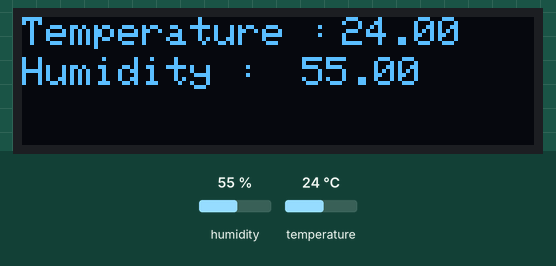
Bench run of a sketch on a simulated Raspberry Pi Pico. Shown: 128×32 one-colour display. The test bench sets the inputs (shaded band); at power-on: humidity 55 %, temperature 24 °C. The display library's start-up logo is not drawn; what the sketch prints to the serial monitor is not drawn.

Above: at 2.7 s.
2.8 s: humidity set to 22 %
At 5.6 s:
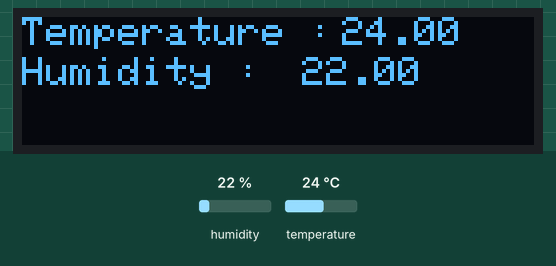
9.7 s: temperature set to 12 °C
At 12.1 s:
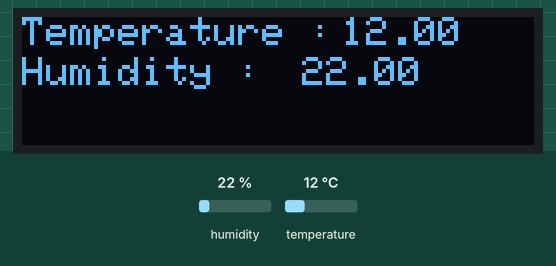
13.8 s: humidity set to 40 %
At 14.7 s:
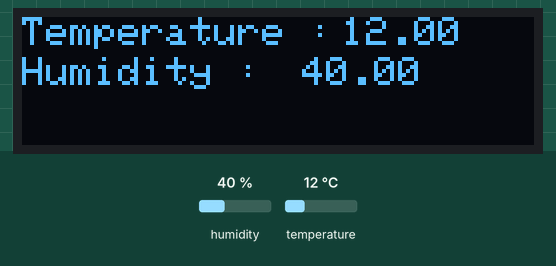
17.9 s: temperature set to 19 °C
At 21.1 s:
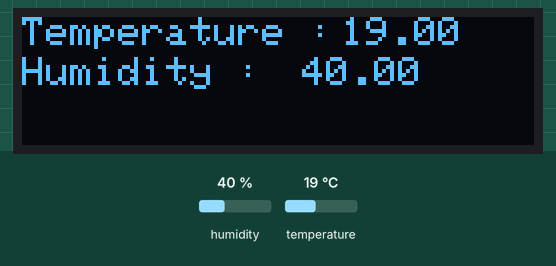
Timing chart, 0 to 22.6 s (numbered marks = the images above; inputs shaded):
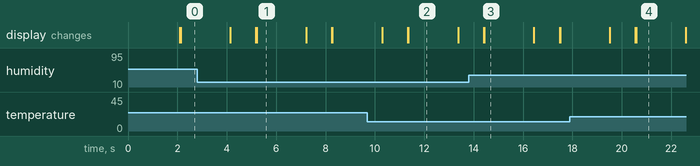

Measured:
- what the display in image 1 shows lasts 2.0 s, from 5.2 s to 7.2 s

The sketch:

dhtandoled.ino
```cpp
#include <SPI.h>
#include <Wire.h>
#include <Adafruit_GFX.h>
#include <Adafruit_SSD1306.h>

#include "DHT.h"
#define Type DHT11
int sensePin = 3;
DHT HT(sensePin,Type);
float humidity;
float tempC;
float tempF;
// OLED FeatherWing buttons map to different pins depending on board.
// The I2C (Wire) bus may also be different.
#if defined(ESP8266)
  #define BUTTON_A  0
  #define BUTTON_B 16
  #define BUTTON_C  2
  #define WIRE Wire
#elif defined(ESP32)
  #define BUTTON_A 15
  #define BUTTON_B 32
  #define BUTTON_C 14
  #define WIRE Wire
#elif defined(ARDUINO_STM32_FEATHER)
  #define BUTTON_A PA15
  #define BUTTON_B PC7
  #define BUTTON_C PC5
  #define WIRE Wire
#elif defined(TEENSYDUINO)
  #define BUTTON_A  4
  #define BUTTON_B  3
  #define BUTTON_C  8
  #define WIRE Wire
#elif defined(ARDUINO_FEATHER52832)
  #define BUTTON_A 31
  #define BUTTON_B 30
  #define BUTTON_C 27
  #define WIRE Wire
#elif defined(ARDUINO_ADAFRUIT_FEATHER_RP2040)
  #define BUTTON_A  9
  #define BUTTON_B  8
  #define BUTTON_C  7
  #define WIRE Wire1
#else // 32u4, M0, M4, nrf52840 and 328p
  #define BUTTON_A  9
  #define BUTTON_B  6
  #define BUTTON_C  5
  #define WIRE Wire
#endif

Adafruit_SSD1306 display = Adafruit_SSD1306(128, 32, &WIRE);
int t=2;
int h=3;
void setup() {
  Serial.begin(9600);
  Serial.println("OLED FeatherWing test");
  // SSD1306_SWITCHCAPVCC = generate display voltage from 3.3V internally
  display.begin(SSD1306_SWITCHCAPVCC, 0x3C); // Address 0x3C for 128x32
  Serial.println("OLED begun");
  // Show image buffer on the display hardware.
  // Since the buffer is intialized with an Adafruit splashscreen
  // internally, this will display the splashscreen.
  display.display();
  delay(1000);
  // Clear the buffer.
  display.clearDisplay();
  display.display();
  Serial.println("IO test");
  pinMode(BUTTON_A, INPUT_PULLUP);
  pinMode(BUTTON_B, INPUT_PULLUP);
  pinMode(BUTTON_C, INPUT_PULLUP);
  // text display tests
  display.setTextSize(1);
  display.setTextColor(SSD1306_WHITE);

//  DHT11
HT.begin();

}
/*
float humidity;
float tempC;
float tempF;
*/
void loop() {
  // Clear the buffer
  display.clearDisplay();
  display.display();
  delay(1000);

  // Setting the variable
  humidity = HT.readHumidity();
  tempC = HT.readTemperature();
  tempF = HT.readTemperature(true);
  if(isnan(humidity)){
    display.setCursor(0,0);
    display.print("Unable to read");
    display.display();
    delay(1000);
    return ;
  }

  display.setCursor(0,0);
  display.print("Temperature :");
  display.setCursor(0,10);
  display.print("Humidity :");
  display.display();
  // To display temperature
  display.setCursor(80,0);
  display.print(tempC);
 display.display();

// To display humidity
display.setCursor(70,10);
display.print(humidity);
 display.display();

  delay(2000);

  // display.display();
}
```
